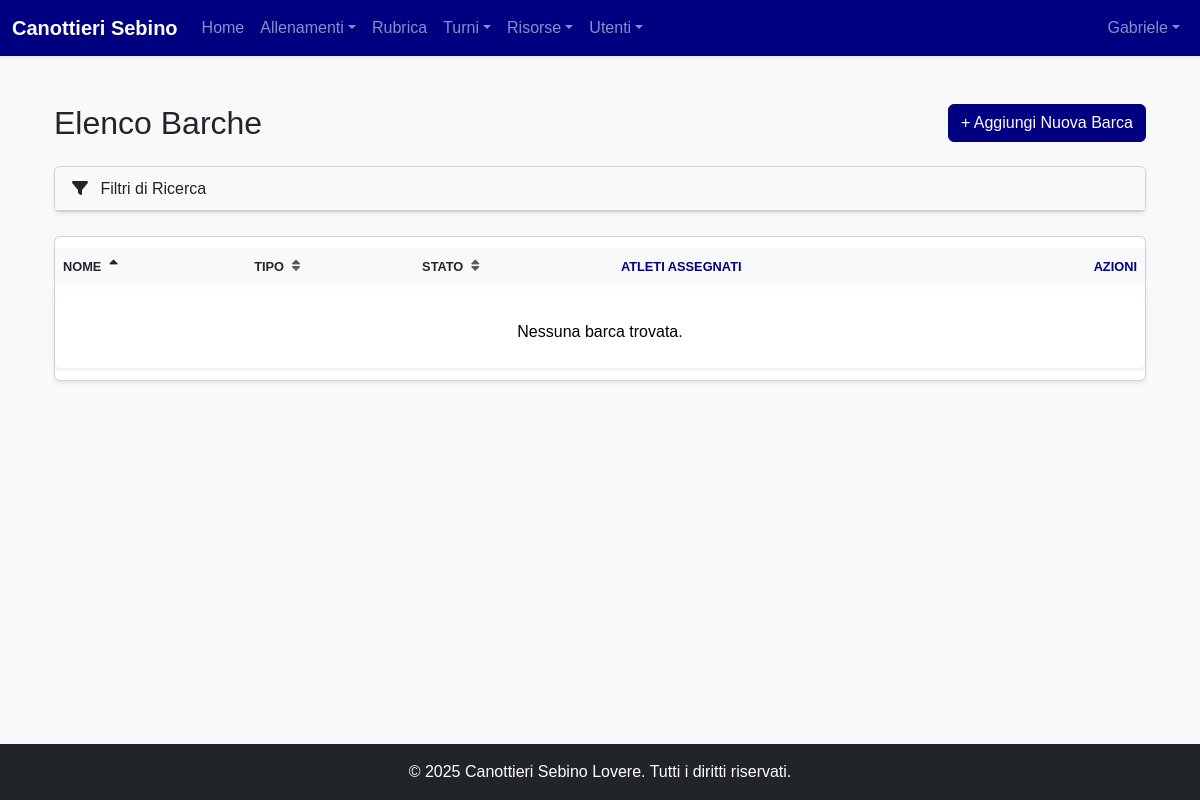
Before: /risorse/barche (signed in) with the older database file.
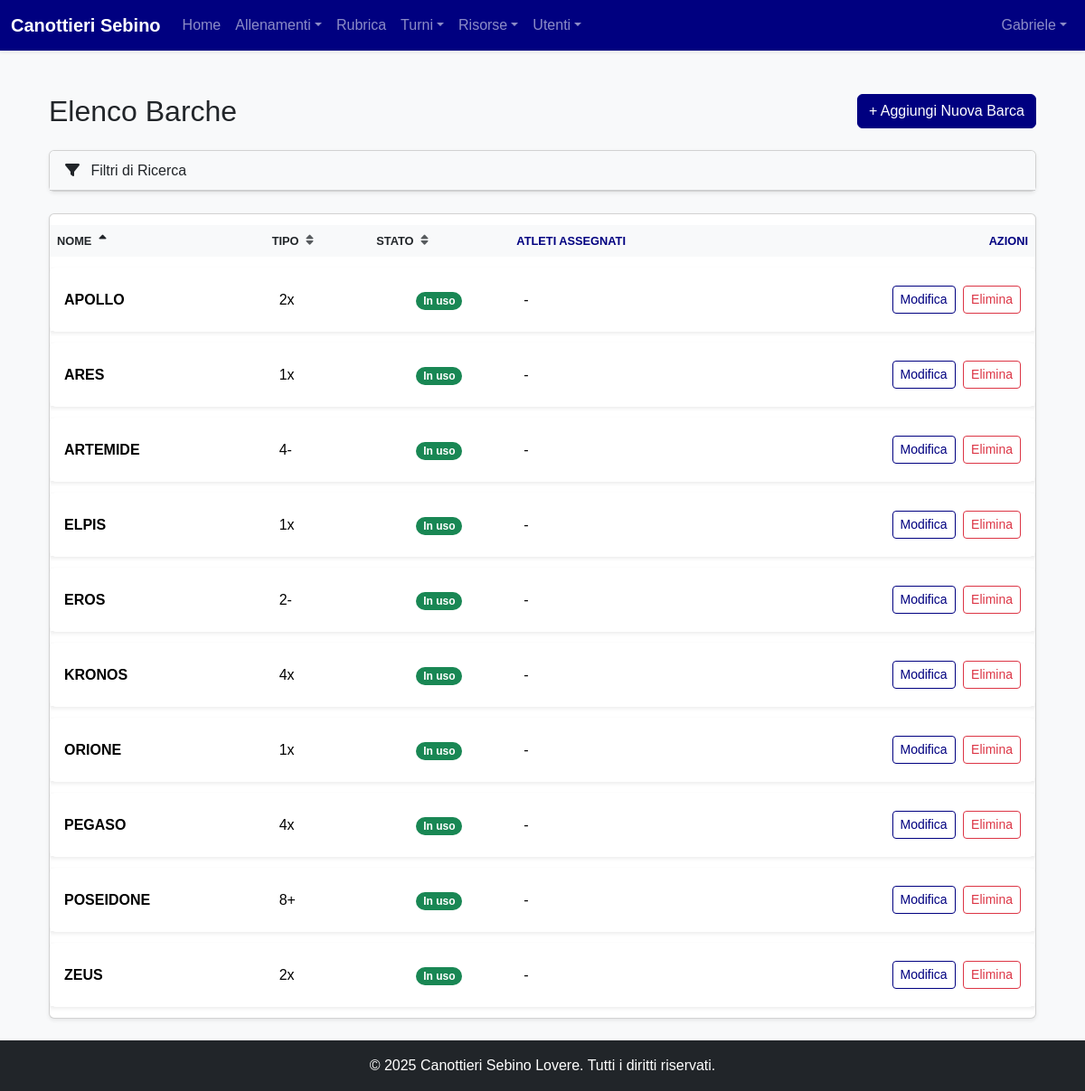
After: the same page with the newer database file.
### models.py (models this page shows, shortened)
class Barca(Base):
    __tablename__ = "barche"
    id = Column(Integer, primary_key=True, index=True)
    nome = Column(String, nullable=False)
    tipo = Column(String, index=True, nullable=False)
    costruttore = Column(String, nullable=True)
    anno = Column(Integer, nullable=True)
    remi_assegnati = Column(String, nullable=True)
    atleti_assegnati = relationship("User", secondary=barca_atleti_association, back_populates="barche_assegnate")
    in_manutenzione = Column(Boolean, default=False, nullable=False)
    fuori_uso = Column(Boolean, default=False, nullable=False)
    in_prestito = Column(Boolean, default=False, nullable=False)
    in_trasferta = Column(Boolean, default=False, nullable=False)
    disponibile_dal = Column(Date, nullable=True)
    lunghezza_puntapiedi = Column(Float, nullable=True)
    altezza_puntapiedi = Column(Float, nullable=True)
    apertura_totale = Column(Float, nullable=True)
    altezza_scalmo_sx = Column(Float, nullable=True)
    altezza_scalmo_dx = Column(Float, nullable=True)
    semiapertura_sx = Column(Float, nullable=True)
    semiapertura_dx = Column(Float, nullable=True)
    appruamento_appoppamento = Column(Float, nullable=True)
    gradi_attacco = Column(Float, nullable=True)
    gradi_finale = Column(Float, nullable=True)
    boccola_sx_sopra = Column(String, nullable=True)
    boccola_dx_sopra = Column(String, nullable=True)
    rondelle_sx = Column(String, nullable=True)
    rondelle_dx = Column(String, nullable=True)
    altezza_carrello = Column(Float, nullable=True)
    avanzamento_guide = Column(Float, nullable=True)

### routers/resources.py (the view)
@router.get("/barche", response_class=HTMLResponse)
async def list_barche(
    request: Request,
    db: Session = Depends(get_db),
    current_user: models.User = Depends(get_current_user),
    tipi_filter: List[str] = Query([]),
    search: str = Query(""),
    sort_by: str = Query("nome"),
    sort_dir: str = Query("asc"),
):
    barche, tipi_barca = barche_service.list_barche(
        db, tipi_filter=tipi_filter, search=search, sort_by=sort_by, sort_dir=sort_dir
    )
    return templates.TemplateResponse(
        "barche/barche_list.html",
        {
            "request": request,
            "current_user": current_user,
            "barche": barche,
            "tipi_barca": tipi_barca,
            "current_filters": {"tipi_filter": tipi_filter, "search": search},
            "sort_by": sort_by,
            "sort_dir": sort_dir,
        },
    )

### templates/barche/barche_list.html (shortened to what the changed rows need)
{% extends "layouts/_base.html" %}
{% block content %}
<div class="container mt-4">
    <div class="d-flex justify-content-between align-items-center mb-4 flex-wrap gap-2">
        <h1 class="h2 mb-0">Elenco Barche</h1>
    </div>
    <div class="card shadow-sm">
        <div class="card-body p-0">
            <div class="table-responsive">
                <table class="table table-hover mb-0 align-middle">
                    <thead class="table-light">
                        <tr>
                            {% macro sort_link(field, text, th_class="") %}
                                {% set new_dir = 'asc' if sort_by == field and sort_dir == 'asc' else 'desc' %}
                                {% if sort_by == field and sort_dir == 'desc' %}{% set new_dir = 'asc' %}{% endif %}
                                <th scope="col" class="{{ th_class }}">
                                    <a href="{{ request.url.include_query_params(sort_by=field, sort_dir=new_dir) }}" class="text-decoration-none text-dark fw-bold d-flex align-items-center">
                                        {{ text }}
                                        {% if sort_by == field %}
                                            <i class="fas fa-sort-{{ 'up' if sort_dir == 'asc' else 'down' }} ms-2"></i>
                                        {% else %}
                                            <i class="fas fa-sort text-muted ms-2"></i>
                                        {% endif %}
                                    </a>
                                </th>
                            {% endmacro %}
                            {{ sort_link('nome', 'Nome') }}
                            {{ sort_link('tipo', 'Tipo') }}
                            {{ sort_link('status', 'Stato', 'text-center') }}
                            <th>Atleti Assegnati</th>
                            {% if current_user.is_admin or current_user.is_allenatore %}
                            <th class="text-end">Azioni</th>
                            {% endif %}
                        </tr>
                    </thead>
                    <tbody>
                        {% for barca in barche %}
                        <tr>
                            <td class="fw-bold">{{ barca.nome }}</td>
                            <td>{{ barca.tipo }}</td>
                            <td class="text-center">
                                {% set status, badge_class = barca.status %}
                                <span class="badge rounded-pill {{ badge_class }}">{{ status }}</span>
                            </td>
                            <td>{{ barca.atleti_assegnati|map(attribute='last_name')|join(', ') or '-' }}</td>
                            {% if current_user.is_admin or current_user.is_allenatore %}
                            <td class="text-end">
                                <a href="{{ url_for('modifica_barca_form', barca_id=barca.id) }}" class="btn btn-sm btn-outline-primary me-1">Modifica</a>
                                <form action="{{ url_for('elimina_barca', barca_id=barca.id) }}" method="post" class="d-inline">
                                    <button type="submit" class="btn btn-sm btn-outline-danger" onclick="return confirm('Confermi l\'eliminazione?');">Elimina</button>
                                </form>
                            </td>
                            {% endif %}
                        </tr>
                        {% else %}
                        <tr>
                            <td colspan="{{ 5 if current_user.is_admin or current_user.is_allenatore else 4 }}" class="text-center p-4">Nessuna barca trovata.</td>
                        </tr>
                        {% endfor %}
                    </tbody>
                </table>
            </div>
        </div>
    </div>
</div>
<link rel="stylesheet" href="https://cdnjs.cloudflare.com/ajax/libs/font-awesome/6.0.0-beta3/css/all.min.css">
{% endblock %}

Changed rows visible on the page:
added Barca: nome "APOLLO", tipo "2x", status "In uso", atleti_assegnati|map "-"
added Barca: nome "ARES", tipo "1x", status "In uso", atleti_assegnati|map "-"
added Barca: nome "ARTEMIDE", tipo "4-", status "In uso", atleti_assegnati|map "-"
added Barca: nome "ELPIS", tipo "1x", status "In uso", atleti_assegnati|map "-"
added Barca: nome "EROS", tipo "2-", status "In uso", atleti_assegnati|map "-"
added Barca: nome "KRONOS", tipo "4x", status "In uso", atleti_assegnati|map "-"
added Barca: nome "ORIONE", tipo "1x", status "In uso", atleti_assegnati|map "-"
added Barca: nome "PEGASO", tipo "4x", status "In uso", atleti_assegnati|map "-"
added Barca: nome "POSEIDONE", tipo "8+", status "In uso", atleti_assegnati|map "-"
added Barca: nome "ZEUS", tipo "2x", status "In uso", atleti_assegnati|map "-"
Other visible differences:
text no longer shown: "Nessuna barca trovata."
